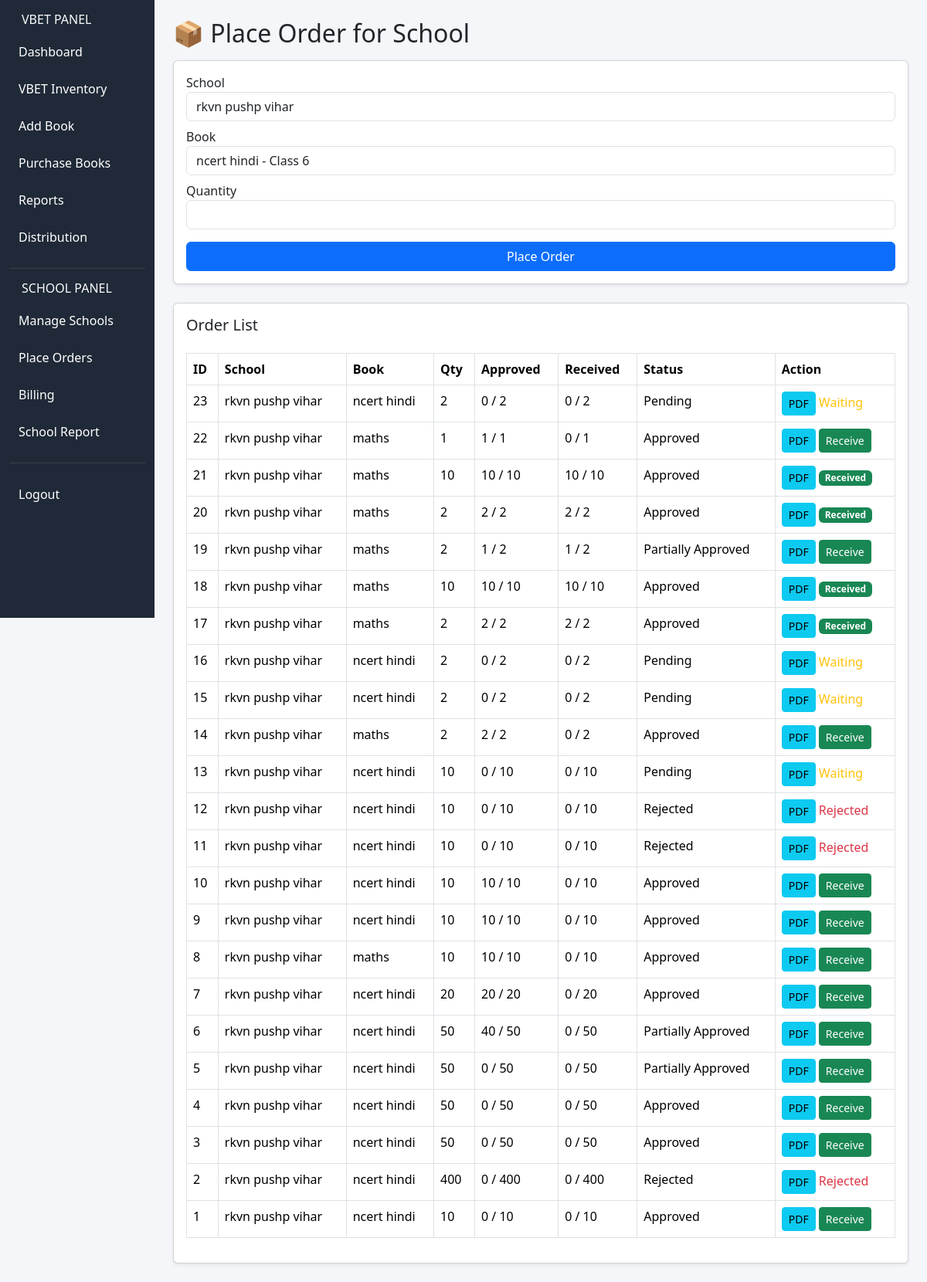
The page /orders on the database its author committed.
### tables this page shows
CREATE TABLE orders(
        id INTEGER PRIMARY KEY AUTOINCREMENT,
        school_id INTEGER,
        book_id INTEGER,
        qty INTEGER,
        status TEXT
    , approved_qty INTEGER DEFAULT 0);

CREATE TABLE schools(
        id INTEGER PRIMARY KEY AUTOINCREMENT,
        name TEXT
    , address TEXT, contact_person TEXT, phone TEXT);

CREATE TABLE books(
        id INTEGER PRIMARY KEY AUTOINCREMENT,
        name TEXT,
        class TEXT,
        mrp INTEGER
    );

### app.py (the view, shortened to what this page needs)
@app.route("/orders", methods=["GET", "POST"])
def orders():
    conn = db()
    c = conn.cursor()
    schools = c.execute("SELECT * FROM schools").fetchall()
    books = c.execute("SELECT * FROM books").fetchall()
    orders = c.execute("""
    SELECT
        orders.id,
        schools.name,
        books.name,
        orders.qty,
        orders.status,
        IFNULL(orders.approved_qty, 0),
        IFNULL((
            SELECT received_qty
            FROM challans
            WHERE challans.order_id = orders.id
            ORDER BY id DESC LIMIT 1
        ), 0)
    FROM orders
    JOIN schools ON schools.id = orders.school_id
    JOIN books ON books.id = orders.book_id
    ORDER BY orders.id DESC
    """).fetchall()
    conn.close()
    return render_template(
        "orders.html",
        orders=orders,
        schools=schools,
        books=books
    )

### app.py (called while the page is built)
def db():
    return sqlite3.connect(DB)

### templates/orders.html
{% extends "base.html" %}
{% block content %}
<h2 class="mb-3">📦 Place Order for School</h2>
<div class="card p-3 mb-4 shadow-sm">
<form method="post">
<label>School</label>
<select name="school" class="form-control" required>
{% for s in schools %}
<option value="{{s[0]}}">{{s[1]}}</option>
{% endfor %}
</select>
<label class="mt-2">Book</label>
<select name="book" class="form-control" required>
{% for b in books %}
<option value="{{b[0]}}">{{b[1]}} - Class {{b[2]}}</option>
{% endfor %}
</select>
<label class="mt-2">Quantity</label>
<input type="number" name="qty" class="form-control" required>
<button class="btn btn-primary mt-3 w-100">Place Order</button>
</form>
</div>
<div class="card p-3 shadow-sm">
<h5>Order List</h5>
<table class="table table-bordered mt-3">
<tr>
<th>ID</th>
<th>School</th>
<th>Book</th>
<th>Qty</th>
<th>Approved</th>
<th>Received</th>
<th>Status</th>
<th>Action</th>
</tr>
{% for o in orders %}
<tr>
<td>{{o[0]}}</td>
<td>{{o[1]}}</td>
<td>{{o[2]}}</td>
<td>{{o[3]}}</td>
<td>{{o[5]}} / {{o[3]}}</td>
<td>{{o[6]}} / {{o[3]}}</td>
<td>
{{o[4]}}
</td>
<td>
<a href="/challan/{{o[0]}}" class="btn btn-info btn-sm">PDF</a>
{% if o[6] == o[3] %}
<span class="badge bg-success">Received</span>
{% elif o[4] == "Approved" or o[4] == "Partially Approved" %}
<a href="/receive/{{o[0]}}" class="btn btn-success btn-sm">Receive</a>
{% elif o[4] == "Pending" %}
<span class="text-warning">Waiting</span>
{% else %}
<span class="text-danger">Rejected</span>
{% endif %}
</td>
{% endfor %}
</table>
</div>
{% endblock %}

### templates/base.html (style rules this page uses)
body { background:#f4f6f9; }

### rows shown on the page
orders: id "23", name "rkvn pushp vihar", name "ncert hindi", qty "2", approved_qty "0", status "Pending", shows "Waiting"
orders: id "22", name "rkvn pushp vihar", name "maths", qty "1", o "1", o "0", status "Approved"
orders: id "21", name "rkvn pushp vihar", name "maths", qty "10", o "10", status "Approved", shows "Received"
orders: id "20", name "rkvn pushp vihar", name "maths", qty "2", o "2", status "Approved", shows "Received"
orders: id "19", name "rkvn pushp vihar", name "maths", qty "2", o "1", status "Partially Approved"
orders: id "18", name "rkvn pushp vihar", name "maths", qty "10", o "10", status "Approved", shows "Received"
orders: id "17", name "rkvn pushp vihar", name "maths", qty "2", o "2", status "Approved", shows "Received"
orders: id "16", name "rkvn pushp vihar", name "ncert hindi", qty "2", approved_qty "0", status "Pending", shows "Waiting"
orders: id "15", name "rkvn pushp vihar", name "ncert hindi", qty "2", approved_qty "0", status "Pending", shows "Waiting"
orders: id "14", name "rkvn pushp vihar", name "maths", qty "2", o "2", o "0", status "Approved"
orders: id "13", name "rkvn pushp vihar", name "ncert hindi", qty "10", approved_qty "0", status "Pending", shows "Waiting"
orders: id "12", name "rkvn pushp vihar", name "ncert hindi", qty "10", approved_qty "0", status "Rejected"
orders: id "11", name "rkvn pushp vihar", name "ncert hindi", qty "10", approved_qty "0", status "Rejected"
orders: id "10", name "rkvn pushp vihar", name "ncert hindi", qty "10", o "10", o "0", status "Approved"
orders: id "9", name "rkvn pushp vihar", name "ncert hindi", qty "10", o "10", o "0", status "Approved"
orders: id "8", name "rkvn pushp vihar", name "maths", qty "10", o "10", o "0", status "Approved"
orders: id "7", name "rkvn pushp vihar", name "ncert hindi", qty "20", o "20", o "0", status "Approved"
orders: id "6", name "rkvn pushp vihar", name "ncert hindi", qty "50", approved_qty "40", o "0", status "Partially Approved"
orders: id "5", name "rkvn pushp vihar", name "ncert hindi", qty "50", approved_qty "0", status "Partially Approved"
orders: id "4", name "rkvn pushp vihar", name "ncert hindi", qty "50", approved_qty "0", status "Approved"
orders: id "3", name "rkvn pushp vihar", name "ncert hindi", qty "50", approved_qty "0", status "Approved"
orders: id "2", name "rkvn pushp vihar", name "ncert hindi", qty "400", approved_qty "0", status "Rejected"
orders: id "1", name "rkvn pushp vihar", name "ncert hindi", qty "10", approved_qty "0", status "Approved"

### other values the page prints
form field school "rkvn pushp vihar"
form field book "ncert hindi - Class 6"
